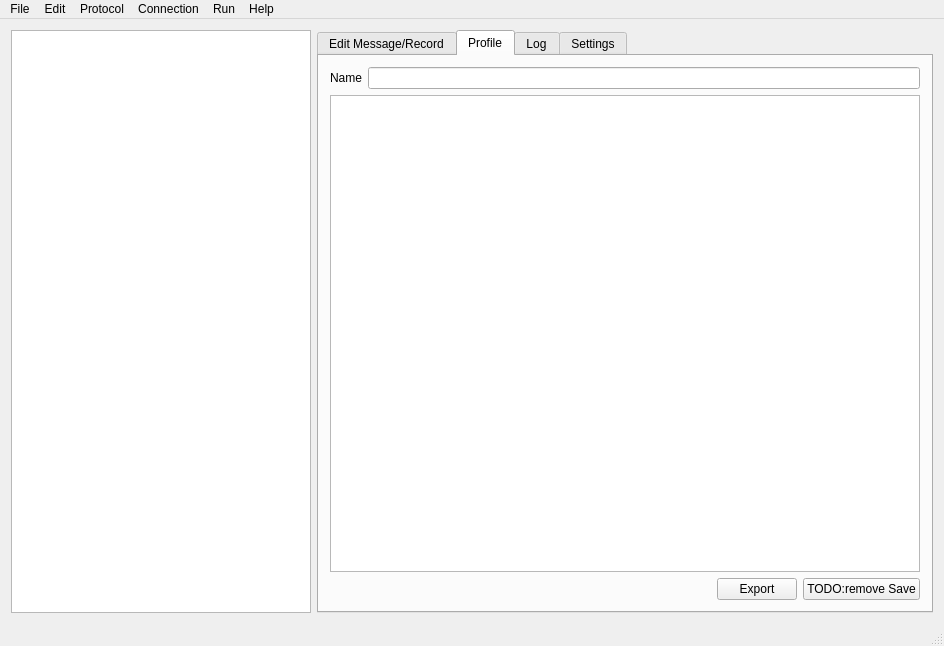
<?xml version="1.0" encoding="UTF-8"?>
<ui version="4.0">
 <class>CulistGui</class>
 <widget class="QMainWindow" name="CulistGui">
  <property name="geometry">
   <rect>
    <x>0</x>
    <y>0</y>
    <width>944</width>
    <height>646</height>
   </rect>
  </property>
  <property name="windowTitle">
   <string>CULIST - Comprehensive, usable LIS tool. V0.0.1 {Development Edition. Dont use in Production!}</string>
  </property>
  <widget class="QWidget" name="centralWidget">
   <layout class="QHBoxLayout" name="horizontalLayout">
    <item>
     <widget class="QTreeView" name="trvEditRecords">
      <property name="maximumSize">
       <size>
        <width>300</width>
        <height>16777215</height>
       </size>
      </property>
      <property name="font">
       <font>
        <family>Terminal</family>
        <pointsize>8</pointsize>
       </font>
      </property>
      <property name="contextMenuPolicy">
       <enum>Qt::CustomContextMenu</enum>
      </property>
      <property name="dragEnabled">
       <bool>true</bool>
      </property>
      <property name="dragDropMode">
       <enum>QAbstractItemView::InternalMove</enum>
      </property>
      <property name="defaultDropAction">
       <enum>Qt::MoveAction</enum>
      </property>
      <property name="alternatingRowColors">
       <bool>true</bool>
      </property>
      <property name="autoExpandDelay">
       <number>100</number>
      </property>
      <property name="itemsExpandable">
       <bool>true</bool>
      </property>
      <property name="animated">
       <bool>true</bool>
      </property>
     </widget>
    </item>
    <item>
     <widget class="QTabWidget" name="twTabs">
      <property name="currentIndex">
       <number>1</number>
      </property>
      <widget class="QWidget" name="tMessageEdit">
       <attribute name="title">
        <string>Edit Message/Record</string>
       </attribute>
       <layout class="QVBoxLayout" name="verticalLayout_2">
        <item>
         <widget class="QScrollArea" name="scrollArea">
          <property name="widgetResizable">
           <bool>true</bool>
          </property>
          <widget class="QWidget" name="scrollAreaWidgetContents">
           <property name="geometry">
            <rect>
             <x>0</x>
             <y>0</y>
             <width>63</width>
             <height>26</height>
            </rect>
           </property>
           <layout class="QVBoxLayout" name="verticalLayout_6">
            <item>
             <layout class="QVBoxLayout" name="ltRecordFlds"/>
            </item>
            <item>
             <spacer name="verticalSpacer">
              <property name="orientation">
               <enum>Qt::Vertical</enum>
              </property>
              <property name="sizeHint" stdset="0">
               <size>
                <width>20</width>
                <height>481</height>
               </size>
              </property>
             </spacer>
            </item>
           </layout>
          </widget>
         </widget>
        </item>
        <item>
         <layout class="QHBoxLayout" name="horizontalLayout_2">
          <item>
           <widget class="QCheckBox" name="cbDisplayAll">
            <property name="text">
             <string>Display all</string>
            </property>
           </widget>
          </item>
          <item>
           <spacer name="horizontalSpacer_8">
            <property name="orientation">
             <enum>Qt::Horizontal</enum>
            </property>
            <property name="sizeHint" stdset="0">
             <size>
              <width>40</width>
              <height>20</height>
             </size>
            </property>
           </spacer>
          </item>
          <item>
           <widget class="QPushButton" name="bSaveEditedRecord">
            <property name="text">
             <string>Save</string>
            </property>
           </widget>
          </item>
         </layout>
        </item>
       </layout>
      </widget>
      <widget class="QWidget" name="tProfile">
       <attribute name="title">
        <string>Profile</string>
       </attribute>
       <layout class="QVBoxLayout" name="verticalLayout_7">
        <item>
         <layout class="QHBoxLayout" name="horizontalLayout_11">
          <item>
           <widget class="QLabel" name="label">
            <property name="text">
             <string>Name</string>
            </property>
           </widget>
          </item>
          <item>
           <widget class="QLineEdit" name="eProfileName"/>
          </item>
         </layout>
        </item>
        <item>
         <widget class="QTreeView" name="trvEditProfile">
          <property name="maximumSize">
           <size>
            <width>16777215</width>
            <height>16777215</height>
           </size>
          </property>
          <property name="font">
           <font>
            <family>Terminal</family>
            <pointsize>8</pointsize>
           </font>
          </property>
          <property name="contextMenuPolicy">
           <enum>Qt::CustomContextMenu</enum>
          </property>
          <property name="dragEnabled">
           <bool>true</bool>
          </property>
          <property name="dragDropMode">
           <enum>QAbstractItemView::InternalMove</enum>
          </property>
          <property name="defaultDropAction">
           <enum>Qt::MoveAction</enum>
          </property>
          <property name="alternatingRowColors">
           <bool>true</bool>
          </property>
          <property name="autoExpandDelay">
           <number>100</number>
          </property>
          <property name="itemsExpandable">
           <bool>true</bool>
          </property>
          <property name="animated">
           <bool>true</bool>
          </property>
         </widget>
        </item>
        <item>
         <layout class="QHBoxLayout" name="horizontalLayout_10">
          <item>
           <spacer name="horizontalSpacer_9">
            <property name="orientation">
             <enum>Qt::Horizontal</enum>
            </property>
            <property name="sizeHint" stdset="0">
             <size>
              <width>40</width>
              <height>20</height>
             </size>
            </property>
           </spacer>
          </item>
          <item>
           <widget class="QPushButton" name="bExportProfile">
            <property name="text">
             <string>Export</string>
            </property>
           </widget>
          </item>
          <item>
           <widget class="QPushButton" name="bSaveProfile">
            <property name="text">
             <string>TODO:remove Save</string>
            </property>
           </widget>
          </item>
         </layout>
        </item>
       </layout>
      </widget>
      <widget class="QWidget" name="tLog">
       <attribute name="title">
        <string>Log</string>
       </attribute>
       <layout class="QVBoxLayout" name="verticalLayout">
        <item>
         <widget class="QTextEdit" name="tRecordContent">
          <property name="maximumSize">
           <size>
            <width>16777215</width>
            <height>16777215</height>
           </size>
          </property>
         </widget>
        </item>
        <item>
         <layout class="QHBoxLayout" name="horizontalLayout_3">
          <item>
           <widget class="QPushButton" name="bClearLog">
            <property name="text">
             <string>Clear</string>
            </property>
           </widget>
          </item>
          <item>
           <spacer name="horizontalSpacer">
            <property name="orientation">
             <enum>Qt::Horizontal</enum>
            </property>
            <property name="sizeHint" stdset="0">
             <size>
              <width>40</width>
              <height>20</height>
             </size>
            </property>
           </spacer>
          </item>
         </layout>
        </item>
       </layout>
      </widget>
      <widget class="QWidget" name="tSettings">
       <attribute name="title">
        <string>Settings</string>
       </attribute>
       <layout class="QVBoxLayout" name="verticalLayout_5">
        <item>
         <widget class="QGroupBox" name="gbServerSettings">
          <property name="title">
           <string>Server Settings</string>
          </property>
          <layout class="QVBoxLayout" name="verticalLayout_3">
           <item>
            <layout class="QHBoxLayout" name="horizontalLayout_4">
             <item>
              <widget class="QLabel" name="lServerModeConType">
               <property name="text">
                <string>Connection type:</string>
               </property>
              </widget>
             </item>
             <item>
              <widget class="QComboBox" name="cbServerModeConType">
               <item>
                <property name="text">
                 <string>TCP</string>
                </property>
               </item>
               <item>
                <property name="text">
                 <string>Serial</string>
                </property>
               </item>
              </widget>
             </item>
             <item>
              <spacer name="horizontalSpacer_2">
               <property name="orientation">
                <enum>Qt::Horizontal</enum>
               </property>
               <property name="sizeHint" stdset="0">
                <size>
                 <width>40</width>
                 <height>20</height>
                </size>
               </property>
              </spacer>
             </item>
            </layout>
           </item>
           <item>
            <layout class="QHBoxLayout" name="horizontalLayout_5">
             <item>
              <widget class="QLabel" name="lServerModeSrvPort">
               <property name="text">
                <string>Port:</string>
               </property>
              </widget>
             </item>
             <item>
              <widget class="QLineEdit" name="eServerModeSrvPort">
               <property name="maximumSize">
                <size>
                 <width>75</width>
                 <height>16777215</height>
                </size>
               </property>
              </widget>
             </item>
             <item>
              <spacer name="horizontalSpacer_3">
               <property name="orientation">
                <enum>Qt::Horizontal</enum>
               </property>
               <property name="sizeHint" stdset="0">
                <size>
                 <width>40</width>
                 <height>20</height>
                </size>
               </property>
              </spacer>
             </item>
             <item>
              <widget class="QPushButton" name="bServerModeTestSrv">
               <property name="text">
                <string>Test</string>
               </property>
              </widget>
             </item>
            </layout>
           </item>
           <item>
            <layout class="QHBoxLayout" name="horizontalLayout_6">
             <item>
              <widget class="QLabel" name="lServerModeSerPort">
               <property name="text">
                <string>Serial port:</string>
               </property>
              </widget>
             </item>
             <item>
              <widget class="QLineEdit" name="eServerSerialPort">
               <property name="maximumSize">
                <size>
                 <width>200</width>
                 <height>16777215</height>
                </size>
               </property>
              </widget>
             </item>
             <item>
              <spacer name="horizontalSpacer_4">
               <property name="orientation">
                <enum>Qt::Horizontal</enum>
               </property>
               <property name="sizeHint" stdset="0">
                <size>
                 <width>40</width>
                 <height>20</height>
                </size>
               </property>
              </spacer>
             </item>
             <item>
              <widget class="QPushButton" name="bServerModeTestPort">
               <property name="text">
                <string>Test</string>
               </property>
              </widget>
             </item>
            </layout>
           </item>
           <item>
            <spacer name="verticalSpacer_2">
             <property name="orientation">
              <enum>Qt::Vertical</enum>
             </property>
             <property name="sizeType">
              <enum>QSizePolicy::Fixed</enum>
             </property>
             <property name="sizeHint" stdset="0">
              <size>
               <width>20</width>
               <height>20</height>
              </size>
             </property>
            </spacer>
           </item>
          </layout>
         </widget>
        </item>
        <item>
         <widget class="QGroupBox" name="gbClientSettings">
          <property name="title">
           <string>Client Settings</string>
          </property>
          <layout class="QVBoxLayout" name="verticalLayout_4">
           <item>
            <layout class="QHBoxLayout" name="horizontalLayout_7">
             <item>
              <widget class="QLabel" name="lClientModeConType">
               <property name="text">
                <string>Connection type:</string>
               </property>
              </widget>
             </item>
             <item>
              <widget class="QComboBox" name="cbClientModeConType">
               <item>
                <property name="text">
                 <string>TCP</string>
                </property>
               </item>
               <item>
                <property name="text">
                 <string>Serial</string>
                </property>
               </item>
              </widget>
             </item>
             <item>
              <spacer name="horizontalSpacer_5">
               <property name="orientation">
                <enum>Qt::Horizontal</enum>
               </property>
               <property name="sizeHint" stdset="0">
                <size>
                 <width>40</width>
                 <height>20</height>
                </size>
               </property>
              </spacer>
             </item>
            </layout>
           </item>
           <item>
            <layout class="QHBoxLayout" name="horizontalLayout_8">
             <item>
              <widget class="QLabel" name="lClientModeSrvAddr">
               <property name="text">
                <string>Server Address</string>
               </property>
              </widget>
             </item>
             <item>
              <widget class="QLineEdit" name="eClientModeSrvAddr"/>
             </item>
             <item>
              <widget class="QLabel" name="lClientModeSrvPort">
               <property name="text">
                <string>Port:</string>
               </property>
              </widget>
             </item>
             <item>
              <widget class="QLineEdit" name="eClientModeSrvPort">
               <property name="maximumSize">
                <size>
                 <width>75</width>
                 <height>16777215</height>
                </size>
               </property>
              </widget>
             </item>
             <item>
              <spacer name="horizontalSpacer_6">
               <property name="orientation">
                <enum>Qt::Horizontal</enum>
               </property>
               <property name="sizeHint" stdset="0">
                <size>
                 <width>40</width>
                 <height>20</height>
                </size>
               </property>
              </spacer>
             </item>
             <item>
              <widget class="QPushButton" name="bClientModeTestSrv">
               <property name="text">
                <string>Test</string>
               </property>
              </widget>
             </item>
            </layout>
           </item>
           <item>
            <layout class="QHBoxLayout" name="horizontalLayout_9">
             <item>
              <widget class="QLabel" name="lClientModeSerPort">
               <property name="text">
                <string>Serial port:</string>
               </property>
              </widget>
             </item>
             <item>
              <widget class="QLineEdit" name="eClientSerialPort">
               <property name="maximumSize">
                <size>
                 <width>200</width>
                 <height>16777215</height>
                </size>
               </property>
              </widget>
             </item>
             <item>
              <spacer name="horizontalSpacer_7">
               <property name="orientation">
                <enum>Qt::Horizontal</enum>
               </property>
               <property name="sizeHint" stdset="0">
                <size>
                 <width>40</width>
                 <height>20</height>
                </size>
               </property>
              </spacer>
             </item>
             <item>
              <widget class="QPushButton" name="bClientModeTestPort">
               <property name="text">
                <string>Test</string>
               </property>
              </widget>
             </item>
            </layout>
           </item>
          </layout>
         </widget>
        </item>
        <item>
         <spacer name="verticalSpacer_3">
          <property name="orientation">
           <enum>Qt::Vertical</enum>
          </property>
          <property name="sizeHint" stdset="0">
           <size>
            <width>20</width>
            <height>268</height>
           </size>
          </property>
         </spacer>
        </item>
       </layout>
      </widget>
     </widget>
    </item>
   </layout>
  </widget>
  <widget class="QMenuBar" name="menuBar">
   <property name="geometry">
    <rect>
     <x>0</x>
     <y>0</y>
     <width>944</width>
     <height>21</height>
    </rect>
   </property>
   <widget class="QMenu" name="menuFile">
    <property name="title">
     <string>File</string>
    </property>
    <addaction name="actionNew_Project"/>
    <addaction name="actionLoad_Project"/>
    <addaction name="actionSave_Project"/>
    <addaction name="actionSave_Project_As"/>
    <addaction name="separator"/>
    <addaction name="actionLoad_Trace"/>
    <addaction name="actionExport"/>
    <addaction name="separator"/>
    <addaction name="actionExit"/>
   </widget>
   <widget class="QMenu" name="menuHelp">
    <property name="title">
     <string>Help</string>
    </property>
    <addaction name="actionAbout"/>
    <addaction name="actionAbout_Qt"/>
   </widget>
   <widget class="QMenu" name="menuRun">
    <property name="title">
     <string>Run</string>
    </property>
    <addaction name="actionAlways_ACK"/>
    <addaction name="actionAlways_NAK"/>
    <addaction name="actionSend_Data"/>
    <addaction name="actionFork"/>
   </widget>
   <widget class="QMenu" name="menuMessage">
    <property name="title">
     <string>Protocol</string>
    </property>
    <addaction name="actionAdd_Session"/>
    <addaction name="actionAdd_Message"/>
    <addaction name="actionAdd_Order"/>
    <addaction name="actionAdd_Result"/>
    <addaction name="actionAdd_Patient"/>
    <addaction name="actionAdd_Comment"/>
    <addaction name="actionAdd_Header"/>
    <addaction name="actionAdd_Terminator"/>
    <addaction name="actionRemove_Item"/>
   </widget>
   <widget class="QMenu" name="menuEdit">
    <property name="title">
     <string>Edit</string>
    </property>
    <addaction name="actionClear_All"/>
   </widget>
   <widget class="QMenu" name="menuConnection">
    <property name="title">
     <string>Connection</string>
    </property>
    <addaction name="actionListen"/>
    <addaction name="actionStop_Listening"/>
    <addaction name="actionConnect"/>
    <addaction name="actionDisconnect"/>
   </widget>
   <addaction name="menuFile"/>
   <addaction name="menuEdit"/>
   <addaction name="menuMessage"/>
   <addaction name="menuConnection"/>
   <addaction name="menuRun"/>
   <addaction name="menuHelp"/>
  </widget>
  <widget class="QStatusBar" name="statusBar"/>
  <action name="actionExit">
   <property name="icon">
    <iconset resource="res/res.qrc">
     <normaloff>:/exit.png</normaloff>:/exit.png</iconset>
   </property>
   <property name="text">
    <string>Exit</string>
   </property>
  </action>
  <action name="actionLoad_Trace">
   <property name="icon">
    <iconset resource="res/res.qrc">
     <normaloff>:/import-trace.png</normaloff>:/import-trace.png</iconset>
   </property>
   <property name="text">
    <string>Load Trace ...</string>
   </property>
  </action>
  <action name="actionExport">
   <property name="icon">
    <iconset resource="res/res.qrc">
     <normaloff>:/trace-export.png</normaloff>:/trace-export.png</iconset>
   </property>
   <property name="text">
    <string>Export ...</string>
   </property>
  </action>
  <action name="actionAbout">
   <property name="text">
    <string>About</string>
   </property>
  </action>
  <action name="actionAbout_Qt">
   <property name="text">
    <string>About Qt</string>
   </property>
   <property name="toolTip">
    <string>Information about Qt - versatile, portable C++ framework</string>
   </property>
  </action>
  <action name="actionListen">
   <property name="icon">
    <iconset resource="res/res.qrc">
     <normaloff>:/listen.png</normaloff>:/listen.png</iconset>
   </property>
   <property name="text">
    <string>Listen</string>
   </property>
  </action>
  <action name="actionConnect">
   <property name="icon">
    <iconset resource="res/res.qrc">
     <normaloff>:/connect.png</normaloff>:/connect.png</iconset>
   </property>
   <property name="text">
    <string>Connect</string>
   </property>
  </action>
  <action name="actionStop_Listening">
   <property name="icon">
    <iconset resource="res/res.qrc">
     <normaloff>:/stop_listen.png</normaloff>:/stop_listen.png</iconset>
   </property>
   <property name="text">
    <string>Stop Listening</string>
   </property>
  </action>
  <action name="actionDisconnect">
   <property name="icon">
    <iconset resource="res/res.qrc">
     <normaloff>:/disconnect.png</normaloff>:/disconnect.png</iconset>
   </property>
   <property name="text">
    <string>Disconnect</string>
   </property>
  </action>
  <action name="actionAlways_ACK">
   <property name="checkable">
    <bool>true</bool>
   </property>
   <property name="icon">
    <iconset resource="res/res.qrc">
     <normaloff>:/ack.png</normaloff>:/ack.png</iconset>
   </property>
   <property name="text">
    <string>Always ACK</string>
   </property>
  </action>
  <action name="actionAlways_NAK">
   <property name="checkable">
    <bool>true</bool>
   </property>
   <property name="icon">
    <iconset resource="res/res.qrc">
     <normaloff>:/nak.png</normaloff>:/nak.png</iconset>
   </property>
   <property name="text">
    <string>Always NAK</string>
   </property>
  </action>
  <action name="actionAdd_Session">
   <property name="icon">
    <iconset resource="res/res.qrc">
     <normaloff>:/add_session.png</normaloff>:/add_session.png</iconset>
   </property>
   <property name="text">
    <string>Add Session</string>
   </property>
   <property name="shortcut">
    <string>Alt+S</string>
   </property>
  </action>
  <action name="actionAdd_Order">
   <property name="icon">
    <iconset resource="res/res.qrc">
     <normaloff>:/add_order.png</normaloff>:/add_order.png</iconset>
   </property>
   <property name="text">
    <string>Add Order</string>
   </property>
   <property name="shortcut">
    <string>Alt+O</string>
   </property>
  </action>
  <action name="actionAdd_Message">
   <property name="icon">
    <iconset resource="res/res.qrc">
     <normaloff>:/add_message.png</normaloff>:/add_message.png</iconset>
   </property>
   <property name="text">
    <string>Add Message</string>
   </property>
   <property name="shortcut">
    <string>Alt+M</string>
   </property>
  </action>
  <action name="actionAdd_Result">
   <property name="icon">
    <iconset resource="res/res.qrc">
     <normaloff>:/add_result.png</normaloff>:/add_result.png</iconset>
   </property>
   <property name="text">
    <string>Add Result</string>
   </property>
   <property name="shortcut">
    <string>Alt+R</string>
   </property>
  </action>
  <action name="actionAdd_Manufacturer">
   <property name="icon">
    <iconset resource="res/res.qrc">
     <normaloff>:/add_manufacturing.png</normaloff>:/add_manufacturing.png</iconset>
   </property>
   <property name="text">
    <string>Add Manufacturer</string>
   </property>
  </action>
  <action name="actionAdd_Scientific">
   <property name="icon">
    <iconset resource="res/res.qrc">
     <normaloff>:/add_scientific.png</normaloff>:/add_scientific.png</iconset>
   </property>
   <property name="text">
    <string>Add Scientific</string>
   </property>
  </action>
  <action name="actionAdd_Request">
   <property name="icon">
    <iconset resource="res/res.qrc">
     <normaloff>:/add_request.png</normaloff>:/add_request.png</iconset>
   </property>
   <property name="text">
    <string>Add Request</string>
   </property>
  </action>
  <action name="actionAdd_Patient">
   <property name="icon">
    <iconset resource="res/res.qrc">
     <normaloff>:/add_patient.png</normaloff>:/add_patient.png</iconset>
   </property>
   <property name="text">
    <string>Add Patient</string>
   </property>
   <property name="shortcut">
    <string>Alt+P</string>
   </property>
  </action>
  <action name="actionAdd_Comment">
   <property name="icon">
    <iconset resource="res/res.qrc">
     <normaloff>:/add_comment.png</normaloff>:/add_comment.png</iconset>
   </property>
   <property name="text">
    <string>Add Comment</string>
   </property>
   <property name="shortcut">
    <string>Alt+C</string>
   </property>
  </action>
  <action name="actionAdd_Header">
   <property name="icon">
    <iconset resource="res/res.qrc">
     <normaloff>:/add_header.png</normaloff>:/add_header.png</iconset>
   </property>
   <property name="text">
    <string>Add Header</string>
   </property>
   <property name="shortcut">
    <string>Alt+H</string>
   </property>
  </action>
  <action name="actionAdd_Terminator">
   <property name="icon">
    <iconset resource="res/res.qrc">
     <normaloff>:/add_terminator.png</normaloff>:/add_terminator.png</iconset>
   </property>
   <property name="text">
    <string>Add Terminator</string>
   </property>
   <property name="shortcut">
    <string>Alt+T</string>
   </property>
  </action>
  <action name="actionSend_Data">
   <property name="icon">
    <iconset resource="res/res.qrc">
     <normaloff>:/send.png</normaloff>:/send.png</iconset>
   </property>
   <property name="text">
    <string>Send Data</string>
   </property>
  </action>
  <action name="actionClear_All">
   <property name="icon">
    <iconset resource="res/res.qrc">
     <normaloff>:/clear.png</normaloff>:/clear.png</iconset>
   </property>
   <property name="text">
    <string>Clear All</string>
   </property>
  </action>
  <action name="actionFork">
   <property name="icon">
    <iconset resource="res/res.qrc">
     <normaloff>:/fork.png</normaloff>:/fork.png</iconset>
   </property>
   <property name="text">
    <string>Fork</string>
   </property>
  </action>
  <action name="actionNew_Project">
   <property name="icon">
    <iconset resource="res/res.qrc">
     <normaloff>:/project-new.png</normaloff>:/project-new.png</iconset>
   </property>
   <property name="text">
    <string>New Project ...</string>
   </property>
  </action>
  <action name="actionSave_Project">
   <property name="icon">
    <iconset resource="res/res.qrc">
     <normaloff>:/project-save.png</normaloff>:/project-save.png</iconset>
   </property>
   <property name="text">
    <string>Save Project</string>
   </property>
  </action>
  <action name="actionSave_Project_As">
   <property name="icon">
    <iconset resource="res/res.qrc">
     <normaloff>:/project-save-as.png</normaloff>:/project-save-as.png</iconset>
   </property>
   <property name="text">
    <string>Save Project As ...</string>
   </property>
  </action>
  <action name="actionLoad_Project">
   <property name="icon">
    <iconset resource="res/res.qrc">
     <normaloff>:/project-open.png</normaloff>:/project-open.png</iconset>
   </property>
   <property name="text">
    <string>Load Project ...</string>
   </property>
  </action>
  <action name="actionRemove_Item">
   <property name="icon">
    <iconset resource="res/res.qrc">
     <normaloff>:/remove.png</normaloff>:/remove.png</iconset>
   </property>
   <property name="text">
    <string>Remove Item</string>
   </property>
   <property name="shortcut">
    <string>Del</string>
   </property>
  </action>
 </widget>
 <layoutdefault spacing="6" margin="11"/>
 <resources>
  <include location="res/res.qrc"/>
 </resources>
 <connections/>
</ui>
